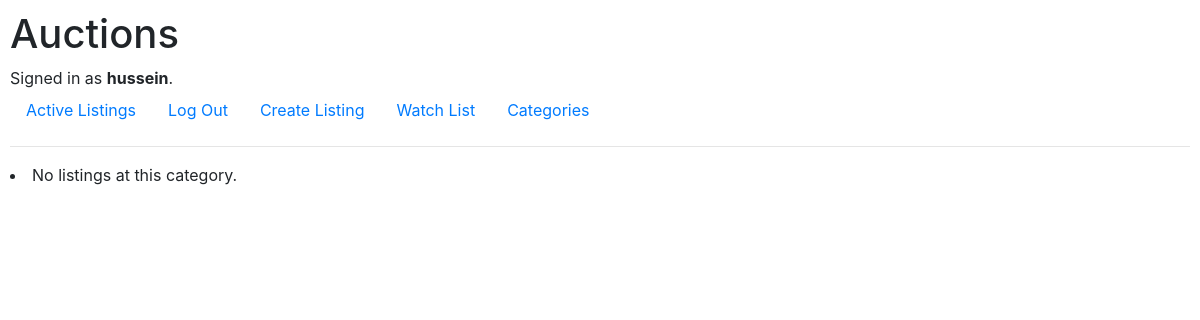
Page /category/4 (signed in) on the earlier database version.
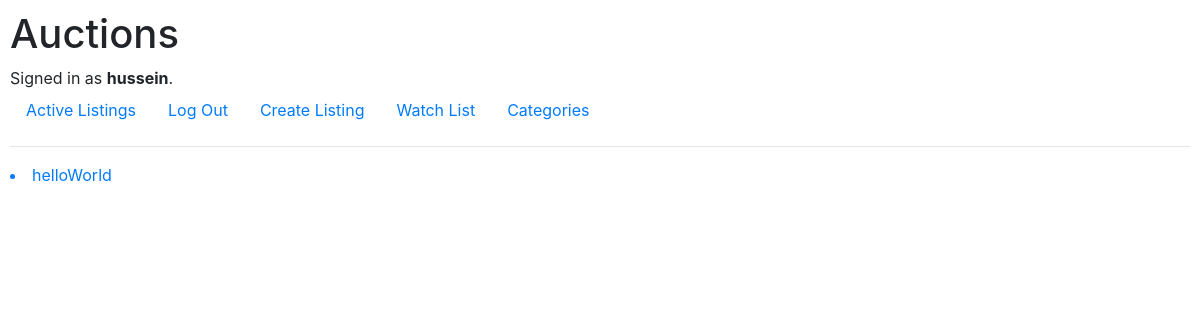
Same page on the later database version.
### auctions/models.py (models this page shows, shortened)
class AuctionListing(models.Model):
    status = models.BooleanField(default=True)
    title = models.CharField(max_length=100, blank=False)
    description = models.TextField(blank=False)
    image = models.URLField(blank=True)
    starting_price = models.DecimalField(max_digits=8, decimal_places=2, blank=False, validators=[MinValueValidator(0.01)])
    current_price = models.DecimalField(max_digits=8, decimal_places=2, validators=[MinValueValidator(0.01)])
    created_at = models.DateTimeField(auto_now_add=True)
    bidding_count = models.IntegerField(default=0)
    seller = models.ForeignKey(User, related_name="auction_listing", on_delete=models.CASCADE, blank=False)
    category = models.ForeignKey(Category, related_name="auction_listing", on_delete=models.SET_DEFAULT, default=1)

### auctions/views.py (the view)
# urls.py: path("category", views.category, name="category"),
def category(request, category_id=None):
    if category_id:
        try:
            category = Category.objects.get(pk=category_id)
        except Category.DoesNotExist:
            return render(request, "auctions/error.html", {
                "message": f"There is no category with ID {category_id}."
            })
        listings = AuctionListing.objects.filter(
            category=category,
            status=True,
        )
        return render(request, "auctions/category.html", {
                "listings": listings,
        })
    categories = Category.objects.all()
    return render(request, "auctions/categories.html", {
            "categories": categories,
    })

### auctions/templates/auctions/category.html
{% extends "auctions/layout.html" %}
{% block body %}
    {% for listing in listings %}
    <a href="{% url 'listing' listing.pk %}">
        <li>{{ listing.title }}</li>
    </a>
    {% empty %}
    <li>No listings at this category.</li>
    {% endfor %}
{% endblock %}

Differences in the rows shown:
added AuctionListing: title "helloWorld"
Other differences:
text no longer shown: "No listings at this category."
